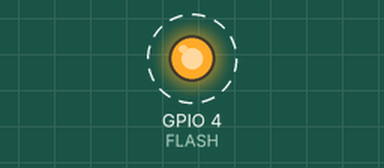
Simulated run of this sketch. Board: ESP32. Shown: output pins drawn as LEDs (lit = HIGH). Dashed ring = blinking.

Above: at 0.5 s.
Timing chart, 0 to 4.6 s (numbered marks = the images above):
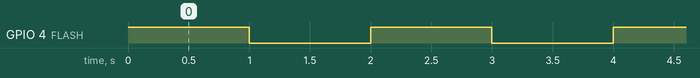

The sketch:

Esp32CAM_Quicktest.ino
```cpp
#define FLASH 4

void setup() {
  pinMode(FLASH, OUTPUT);

}

void loop() {
  digitalWrite(FLASH, HIGH);
  delay(1000);
  digitalWrite(FLASH, LOW);
  delay(1000);
}
```

Measured:
- by itself, GPIO 4 (FLASH): alternates HIGH for 1.0 s and LOW for 1.0 s
